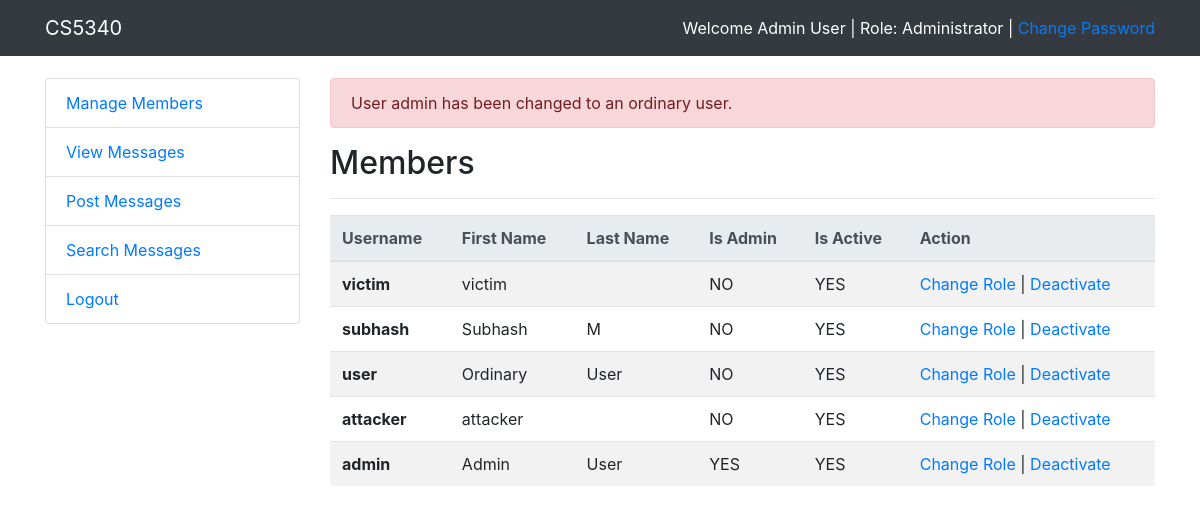
Screenshot of /TOY-APPLICATION-IssuesFixed/members.php?action=changetoordinary&user_id=admin (signed in) with the database file from the repository.
### tables this page shows
CREATE TABLE IF NOT EXISTS `users` (
  `username` varchar(25) NOT NULL DEFAULT '',
  `password` varchar(100) DEFAULT NULL,
  `firstname` varchar(25) DEFAULT NULL,
  `lastname` varchar(25) DEFAULT NULL,
  `is_admin` tinyint(1) DEFAULT NULL,
  `is_active` tinyint(1) DEFAULT '1',
  PRIMARY KEY (`username`)
);

### TOY-APPLICATION-IssuesFixed/functions.php (called while the page is built, shortened)
<?php
  require_once('html_functions.php');
  $dbhost  = '127.0.0.1';
  $dbname  = 'CS5340-TOY-APPLICATION';
  $dbuser  = 'root';
  $dbpass  = '';
  $connection = new mysqli($dbhost, $dbuser, $dbpass, $dbname);
  function queryMysql($query)
  {
    global $connection;
    $result = $connection->query($query);
    return $result;
  }
  function checkIfAdmin()
  {
    $isadmin = FALSE;
    if (isset($_SESSION['is_admin']) && $_SESSION['is_admin'] == 1)
      $isadmin = TRUE;
    return $isadmin;
  }

### TOY-APPLICATION-IssuesFixed/members.php (the view, shortened to what this page needs)
<?php
  require_once('header.php');
  if (!isset($_SESSION['user'])) {
    echo '<div class="alert alert-danger" role="alert">You aren\'t logged in.</div>';
    die('</div></div></div></html>');
  } else if (!checkIfAdmin()) {
    echo '<div class="alert alert-danger" role="alert">Unauthorized user.</div>';
    die('</div></div></div></html>');
  } else {
    if (isset($_GET['action'])) {
      $user_id = $_GET['user_id'];
      if ($_GET['action'] == "deactivate") {
        queryMysql("UPDATE users SET is_active='0' WHERE username='$user_id'");
        echo '<div class="alert alert-danger" role="alert">User ' . $user_id . ' has been deactivated.</div>';
      } else if ($_GET['action'] == "activate") {
        queryMysql("UPDATE users SET is_active='1' WHERE username='$user_id'");
        echo '<div class="alert alert-danger" role="alert">User ' . $user_id . ' has been activated.</div>';
      } else if ($_GET['action'] == "changetoadmin") {
        queryMysql("UPDATE users SET is_admin='1' WHERE username='$user_id'");
        echo '<div class="alert alert-danger" role="alert">User ' . $user_id . ' has been changed to an administrator.</div>';
      } else if ($_GET['action'] == "changetoordinary") {
        echo '<div class="alert alert-danger" role="alert">User ' . $user_id . ' has been changed to an ordinary user.</div>';
      }
    }
    echo '<h2>Members</h2>';
    echo '<hr />';
    echo $members_table_head;
    $query  = "SELECT username, firstname, lastname, is_active, is_admin FROM users ORDER BY firstname DESC";
    $result = queryMysql($query);
    $num    = $result->num_rows;
    if (!$num) {
      echo '<div class="alert alert-danger" role="alert">No members yet.</div>';
    } else {
      for ($j = 0 ; $j < $num ; ++$j)
      {
        $row = $result->fetch_array(MYSQLI_ASSOC);
        echo '<tr>';
        echo '<th scope="row">'. $row['username'] . '</th>';
        echo '<td>'. $row['firstname'] . '</th>';
        echo '<td>'. $row['lastname'] . '</th>';
        echo '<td>'. ($row['is_admin'] == 1 ? 'YES' : 'NO') . '</td>';
        echo '<td>'. ($row['is_active'] == 1 ? 'YES' : 'NO') . '</td>';
        echo '<td>' . ($row['is_admin'] == 0 ? '<a href="members.php?action=changetoadmin&user_id=' . $row['username'] . '">Change Role</a>'
              : '<a href="members.php?action=changetoordinary&user_id=' . $row['username'] . '">Change Role</a>');
        echo ' | ' . ($row['is_active'] == 1 ? '<a href="members.php?action=deactivate&user_id=' . $row['username'] . '">Deactivate</a></td>'
              : '<a href="members.php?action=activate&user_id=' . $row['username'] . '">Activate</a></td>');
        echo '</tr>';
      }
      echo '  </tbody>
      </table>';
    }
  }

### TOY-APPLICATION-IssuesFixed/css/custom.css (style rules this page uses)
body { padding-top: 54px; }

### rows the page displays
users: username "victim", firstname "victim", is_admin "NO", is_active "YES"
users: username "subhash", firstname "Subhash", lastname "M", is_admin "NO", is_active "YES"
users: username "user", firstname "Ordinary", lastname "User", is_admin "NO", is_active "YES"
users: username "attacker", firstname "attacker", is_admin "NO", is_active "YES"
users: username "admin", firstname "Admin", lastname "User", is_admin "YES", is_active "YES"

### other values shown
$_SESSION['uname'] "Admin User"
$user_id "admin"
